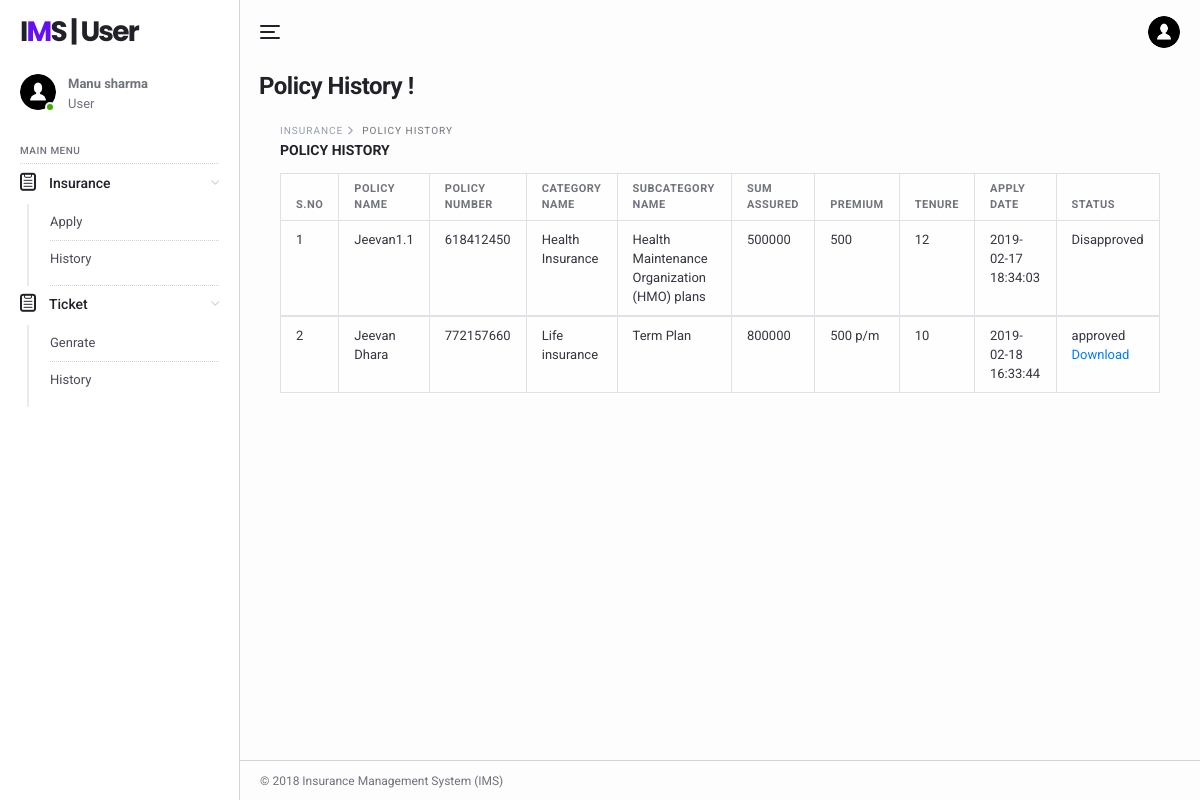
/ims/user/policy-history.php (signed in), run on the app's committed database.
### tables this page shows
CREATE TABLE `tbluser` (
  `ID` int(11) NOT NULL,
  `FullName` varchar(120) DEFAULT NULL,
  `ContactNo` bigint(10) DEFAULT NULL,
  `Email` varchar(120) DEFAULT NULL,
  `Gender` enum('Male','Female') DEFAULT NULL,
  `Password` varchar(120) DEFAULT NULL,
  `CreationDate` timestamp NOT NULL DEFAULT CURRENT_TIMESTAMP
);

CREATE TABLE `tblpolicy` (
  `ID` int(11) NOT NULL,
  `SubcategoryId` varchar(50) NOT NULL,
  `CategoryId` varchar(25) DEFAULT NULL,
  `PolicyName` varchar(45) DEFAULT NULL,
  `Sumassured` int(11) DEFAULT NULL,
  `Premium` varchar(45) DEFAULT NULL,
  `Tenure` int(10) DEFAULT NULL,
  `CreationDate` timestamp NOT NULL DEFAULT CURRENT_TIMESTAMP ON UPDATE CURRENT_TIMESTAMP
);

CREATE TABLE `tblpolicyholder` (
  `ID` int(11) NOT NULL,
  `UserId` char(20) DEFAULT NULL,
  `PolicyId` char(20) DEFAULT NULL,
  `PolicyNumber` char(9) DEFAULT NULL,
  `PolicyApplyDate` timestamp NULL DEFAULT CURRENT_TIMESTAMP,
  `PolicyStatus` int(1) DEFAULT NULL,
  `UpdationDate` timestamp NOT NULL DEFAULT '0000-00-00 00:00:00' ON UPDATE CURRENT_TIMESTAMP
);

CREATE TABLE `category` (
  `ID` int(11) NOT NULL,
  `CategoryName` varchar(45) DEFAULT NULL,
  `CreationDate` timestamp NULL DEFAULT CURRENT_TIMESTAMP
);

CREATE TABLE `tblsubcategory` (
  `id` int(11) NOT NULL,
  `CategoryId` char(5) NOT NULL,
  `SubcategoryName` varchar(200) NOT NULL,
  `CreationDate` timestamp NULL DEFAULT CURRENT_TIMESTAMP,
  `UpdationDate` timestamp NULL DEFAULT NULL ON UPDATE CURRENT_TIMESTAMP
);

### ims/user/policy-history.php (the view, shortened to what this page needs)
<?php
include('includes/dbconnection.php');
if (strlen($_SESSION['uid']==0)) {
  header('location:logout.php');
  } else{
?>
<!DOCTYPE html>
<html lang="en">
  <head>
    <link href="../lib/fontawesome-free/css/all.min.css" rel="stylesheet">
    <link href="../lib/ionicons/css/ionicons.min.css" rel="stylesheet">
    <link href="../lib/typicons.font/typicons.css" rel="stylesheet">
    <link href="../lib/morris.js/morris.css" rel="stylesheet">
    <link href="../lib/flag-icon-css/css/flag-icon.min.css" rel="stylesheet">
    <link href="../lib/jqvmap/jqvmap.min.css" rel="stylesheet">
    <link rel="stylesheet" href="../css/azia.css">
  </head>
  <body class="az-body az-body-sidebar">
<?php include_once('includes/sidebar.php');?>
    <div class="az-content az-content-dashboard-two">
<?php include_once('includes/header.php');?>
      <div class="az-content-header d-block d-md-flex">
        <div>
          <h2 class="az-content-title mg-b-5 mg-b-lg-8"> Policy History !</h2>
        </div>
      </div>
      <div class="az-content-body">
     <div class="az-content">
      <div class="container">
        <div class="az-content-body">
          <div class="az-content-breadcrumb">
            <span>Insurance </span>
            <span> Policy History</span>
          </div>
          <div class="az-content-label mg-b-5"> Policy History</div>
          <div class="table-responsive">
            <table class="table table-bordered mg-b-0">
              <thead>
                <tr>
                  <th>S.NO</th>
                  <th>Policy Name</th>
                  <th>Policy Number</th>
                  <th>Category Name</th>
                   <th>SubCategory Name</th>
                   <th>Sum Assured</th>
                   <th>Premium</th>
                   <th>Tenure</th>
                  <th>Apply Date</th>
                  <th>Status</th>
                </tr>
              </thead>
              <?php
           $uid=$_SESSION['uid'];
$ret=mysqli_query($con,"select category.CategoryName as catname,tblsubcategory.SubcategoryName as subcat, tblpolicy.PolicyName,tblpolicyholder.PolicyApplyDate as applydate,tblpolicyholder.PolicyNumber, tblpolicy.ID,tblpolicy.Sumassured,tblpolicy.Premium,tblpolicy.Tenure,tblpolicyholder.PolicyStatus,tblpolicyholder.ID as plyid  from tblpolicy inner join category on category.ID=tblpolicy.CategoryId inner join tblsubcategory on  tblsubcategory.id=tblpolicy.SubcategoryId  join tblpolicyholder on tblpolicyholder.PolicyId=tblpolicy.ID where  tblpolicyholder.UserId='$uid'");
$cnt=1;
while ($row=mysqli_fetch_array($ret)) {
?>
              <tbody>
                <tr>
                  <td><?php echo $cnt;?></td>
                       <td><?php  echo $row['PolicyName'];?></td>
                         <td><?php  echo $row['PolicyNumber'];?></td>
                  <td><?php  echo $row['catname'];?></td>
                  <td><?php  echo $row['subcat'];?></td>
                  <td><?php  echo $row['Sumassured'];?></td>
                  <td><?php  echo $row['Premium'];?></td>
                  <td><?php  echo $row['Tenure'];?></td>
                   <td><?php  echo $row['applydate'];?></td>
                  <td><?php
 if($row['PolicyStatus']=="1"){
  echo "approved";
}
if($row['PolicyStatus']=="2"){
  echo "Disapproved";
}
                    ?>
<?php if($row['PolicyStatus']=="1"){ ?>
<a href="download-policy.php?pid=<?php  echo $row['plyid'];?>" title="Download Policy"> Download </a>
<?php } ?>
                    </td>
                </tr>
                <?php
$cnt=$cnt+1;
}?>
              </tbody>
            </table>
          </div>
            </div>
          </div>
        </div>
      </div>
    <?php include_once('includes/footer.php');?>
    </div>
  </body>
</html>
<?php }  ?>

### ims/user/includes/sidebar.php
  <div class="az-sidebar">
      <div class="az-sidebar-header">
        <a href="#" class="az-logo">I<span>M</span>S | User</a>
      </div>
      <div class="az-sidebar-loggedin">
        <div class="az-img-user online"><img src="../img/user.png" alt=""></div>
        <div class="media-body">
             <?php
$uid=$_SESSION['uid'];
$ret=mysqli_query($con,"select FullName from tbluser where ID='$uid'");
$row=mysqli_fetch_array($ret);
$name=$row['FullName'];
?>
                  <span style="font-weight: bold"><?php echo $name; ?></span>
          <span>User</span>
        </div>
      </div>
      <div class="az-sidebar-body">
         <ul class="nav">
          <li class="nav-label">Main Menu</li>
          <li class="nav-item show">
            <a href="#" class="nav-link with-sub"><i class="typcn typcn-clipboard"></i>Insurance </a>
            <nav class="nav-sub">
              <a href="apply-forpolicy.php" class="nav-sub-link">Apply</a>
              <a href="policy-history.php" class="nav-sub-link">History</a>
            </nav>
          </li>
 <li class="nav-item show">
            <a href="#" class="nav-link with-sub"><i class="typcn typcn-clipboard"></i>Ticket </a>
            <nav class="nav-sub">
              <a href="tickets.php" class="nav-sub-link">Genrate</a>
              <a href="ticket-history.php" class="nav-sub-link">History</a>
            </nav>
          </li>
          </ul>
      </div>
    </div>

### data on the page
tbluser: FullName "Manu sharma"
tblpolicy: PolicyName "Jeevan1.1", tblpolicyholder.PolicyNumber "618412450", CategoryId.CategoryName "Health Insurance", SubcategoryId.SubcategoryName "Health Maintenance Organization (HMO) plans", Sumassured "500000", Premium "500", Tenure "12", tblpolicyholder.PolicyApplyDate "2019-02-17 18:34:03", shows "Disapproved"
tblpolicy: PolicyName "Jeevan Dhara", tblpolicyholder.PolicyNumber "772157660", CategoryId.CategoryName "Life insurance", SubcategoryId.SubcategoryName "Term Plan", Sumassured "800000", Premium "500 p/m", Tenure "10", tblpolicyholder.PolicyApplyDate "2019-02-18 16:33:44", shows "approved"
